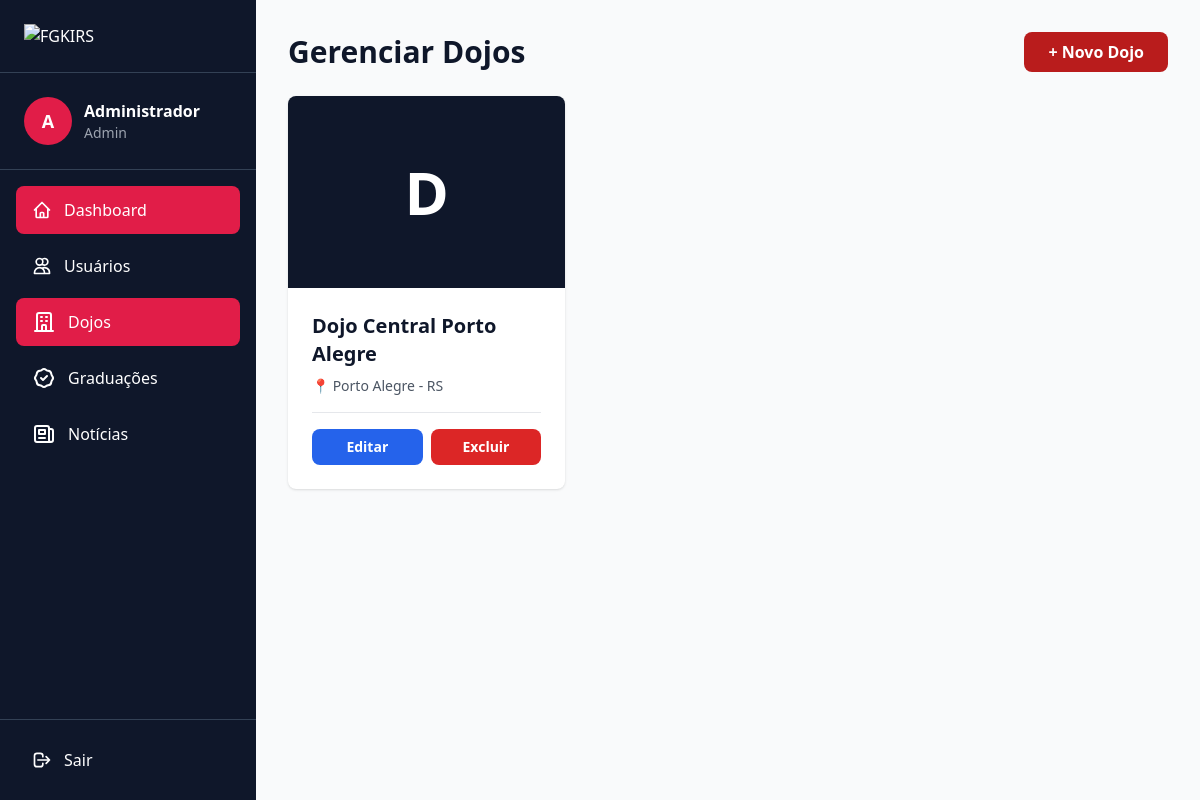
/fgkirs-admin/dojos (signed in), run on the app's committed database.
### tables this page shows
CREATE TABLE IF NOT EXISTS dojos (
    id INT AUTO_INCREMENT PRIMARY KEY,
    name VARCHAR(255) NOT NULL,
    address VARCHAR(500),
    city VARCHAR(100),
    state VARCHAR(2),
    sensei_id INT NULL,
    logo VARCHAR(255),
    created_at TIMESTAMP DEFAULT CURRENT_TIMESTAMP,
    updated_at TIMESTAMP DEFAULT CURRENT_TIMESTAMP ON UPDATE CURRENT_TIMESTAMP,
    INDEX idx_sensei_id (sensei_id)
);

### app/Controllers/Admin/DojoController.php (called while the page is built, shortened)
<?php
class DojoController
{
    private Database $db;
    public function __construct()
    {
        $this->db = Database::getInstance();
    }
    public function index(): void
    {
        $sql = "SELECT d.*, u.name as sensei_name
                FROM dojos d
                LEFT JOIN users u ON d.sensei_id = u.id";
        if (Auth::isSensei()) {
            $sql .= " WHERE d.id = :dojo_id";
            $params = ['dojo_id' => Auth::dojoId()];
        } else {
            $params = [];
        }
        $sql .= " ORDER BY d.name ASC";
        $stmt = $this->db->query($sql, $params);
        $dojos = $stmt->fetchAll(PDO::FETCH_ASSOC);
        require_once __DIR__ . '/../../Views/admin/dojos/index.php';
    }
}

### public/index.php (called while the page is built, shortened)
<?php
require_once __DIR__ . '/../config/config.php';
$router = new Router();
$router->add('GET', '/', 'HomeController@index');
$router->add('GET', '/home', 'HomeController@index');
$router->add('GET', '/login', 'Auth\LoginController@showLoginForm');
$router->add('POST', '/login', 'Auth\LoginController@login');
$router->add('GET', '/logout', 'Auth\LoginController@logout');
$router->add('GET', '/fgkirs-admin', 'Admin\DashboardController@index');
$router->add('GET', '/fgkirs-admin/dashboard/president', 'Admin\DashboardController@president');
$router->add('GET', '/fgkirs-admin/dashboard/sensei', 'Admin\DashboardController@sensei');
$router->add('GET', '/fgkirs-admin/users', 'Admin\UserController@index');
$router->add('GET', '/fgkirs-admin/users/create', 'Admin\UserController@create');
$router->add('POST', '/fgkirs-admin/users/store', 'Admin\UserController@store');
$router->add('GET', '/fgkirs-admin/users/edit/{id}', 'Admin\UserController@edit');
$router->add('POST', '/fgkirs-admin/users/update/{id}', 'Admin\UserController@update');
$router->add('GET', '/fgkirs-admin/users/delete/{id}', 'Admin\UserController@delete');
$router->add('POST', '/fgkirs-admin/users/toggle-status/{id}', 'Admin\UserController@toggleStatus');
$router->add('GET', '/fgkirs-admin/dojos', 'Admin\DojoController@index');
$router->add('GET', '/fgkirs-admin/dojos/create', 'Admin\DojoController@create');
$router->add('POST', '/fgkirs-admin/dojos/store', 'Admin\DojoController@store');
$router->add('GET', '/fgkirs-admin/dojos/edit/{id}', 'Admin\DojoController@edit');
$router->add('POST', '/fgkirs-admin/dojos/update/{id}', 'Admin\DojoController@update');
$router->add('GET', '/fgkirs-admin/dojos/delete/{id}', 'Admin\DojoController@delete');
$router->add('GET', '/fgkirs-admin/graduations', 'Admin\GraduationController@index');
$router->add('GET', '/fgkirs-admin/graduations/history/{id}', 'Admin\GraduationController@history');
$router->add('GET', '/fgkirs-admin/graduations/promote/{id}', 'Admin\GraduationController@promoteForm');
$router->add('POST', '/fgkirs-admin/graduations/promote', 'Admin\GraduationController@promoteStudent');
$router->add('GET', '/fgkirs-admin/posts', 'Admin\PostController@index');
$router->add('GET', '/fgkirs-admin/posts/create', 'Admin\PostController@create');
$router->add('POST', '/fgkirs-admin/posts/store', 'Admin\PostController@store');
$router->add('GET', '/fgkirs-admin/posts/edit/{id}', 'Admin\PostController@edit');
$router->add('POST', '/fgkirs-admin/posts/update/{id}', 'Admin\PostController@update');
$router->add('GET', '/fgkirs-admin/posts/delete/{id}', 'Admin\PostController@delete');
$router->dispatch();

### app/Helpers/Auth.php (called while the page is built, shortened)
<?php
class Auth
{
    public static function check(): bool
    {
        return isset($_SESSION['user_id']) && isset($_SESSION['user_authenticated']);
    }
    public static function role(): ?string
    {
        return $_SESSION['user_role'] ?? null;
    }
    public static function isAdmin(): bool
    {
        return self::check() && self::role() === 'admin';
    }
}

### config/config.php (called while the page is built, shortened)
<?php
spl_autoload_register(function ($class) {
    $path = __DIR__ . '/../app/' . str_replace('\\', '/', $class) . '.php';
});

### app/Core/Database.php (called while the page is built, shortened)
<?php
class Database
{
    private static ?Database $instance = null;
    private PDO $connection;
    private function __construct()
    {
        try {
            $dsn = sprintf(
                'mysql:host=%s;dbname=%s;charset=utf8mb4',
                DB_HOST,
                DB_NAME
            );
            $this->connection = new PDO(
                $dsn,
                DB_USER,
                DB_PASS,
                [
                    PDO::ATTR_ERRMODE => PDO::ERRMODE_EXCEPTION,
                    PDO::ATTR_DEFAULT_FETCH_MODE => PDO::FETCH_ASSOC,
                    PDO::ATTR_EMULATE_PREPARES => false,
                    PDO::MYSQL_ATTR_INIT_COMMAND => 'SET NAMES utf8mb4'
                ]
            );
        } catch (PDOException $e) {
            error_log('Database connection failed: ' . $e->getMessage());
            throw new PDOException('Database connection error. Please check configuration.');
        }
    }
    public static function getInstance(): Database
    {
        if (self::$instance === null) {
            self::$instance = new self();
        }
        return self::$instance;
    }
    public function query(string $sql, array $params = []): \PDOStatement
    {
        try {
            $stmt = $this->connection->prepare($sql);
            $stmt->execute($params);
            return $stmt;
        } catch (PDOException $e) {
            error_log('Query failed: ' . $e->getMessage());
            throw $e;
        }
    }
}

### app/Views/admin/dojos/index.php (the view, shortened to what this page needs)
<?php
require_once __DIR__ . '/../layout/header.php';
?>
<div class="flex flex-col sm:flex-row justify-between items-start sm:items-center mb-6 gap-4">
    <h1 class="text-2xl sm:text-3xl font-bold text-slate-900">Gerenciar Dojos</h1>
    <?php if (Auth::isAdmin()): ?>
    <a href="/admin/dojos/create" class="bg-red-700 hover:bg-red-800 text-white font-semibold py-2 px-6 rounded-lg transition">
        + Novo Dojo
    </a>
    <?php endif; ?>
</div>
<div class="grid grid-cols-1 md:grid-cols-2 lg:grid-cols-3 gap-6">
    <?php if (empty($dojos)): ?>
    <div class="col-span-full bg-white rounded-lg shadow p-8 text-center text-gray-500">
        Nenhum dojo encontrado.
    </div>
    <?php else: ?>
    <?php foreach ($dojos as $dojo): ?>
    <div class="bg-white rounded-lg shadow hover:shadow-lg transition overflow-hidden">
        <div class="h-48 bg-slate-900 flex items-center justify-center p-4">
            <?php if (!empty($dojo['logo'])): ?>
            <img src="/uploads/dojos/<?= htmlspecialchars($dojo['logo']) ?>"
                 alt="<?= htmlspecialchars($dojo['name']) ?>"
                 class="max-h-full max-w-full object-contain">
            <?php else: ?>
            <div class="text-white text-6xl font-bold">
                <?= strtoupper(substr($dojo['name'], 0, 1)) ?>
            </div>
            <?php endif; ?>
        </div>
        <div class="p-6">
            <h3 class="text-xl font-bold text-slate-900 mb-2"><?= htmlspecialchars($dojo['name']) ?></h3>
            <div class="space-y-1 text-sm text-gray-600 mb-4">
                <?php if (!empty($dojo['city'])): ?>
                <p>📍 <?= htmlspecialchars($dojo['city']) ?><?= !empty($dojo['state']) ? ' - ' . htmlspecialchars($dojo['state']) : '' ?></p>
                <?php endif; ?>
            </div>
            <div class="flex gap-2 pt-4 border-t">
                <a href="/admin/dojos/edit/<?= $dojo['id'] ?>"
                   class="flex-1 text-center bg-blue-600 hover:bg-blue-700 text-white font-semibold py-2 px-4 rounded-lg transition text-sm">
                    Editar
                </a>
                <?php if (Auth::isAdmin()): ?>
                <a href="/admin/dojos/delete/<?= $dojo['id'] ?>"
                   data-confirm-delete
                   class="flex-1 text-center bg-red-600 hover:bg-red-700 text-white font-semibold py-2 px-4 rounded-lg transition text-sm">
                    Excluir
                </a>
                <?php endif; ?>
            </div>
        </div>
    </div>
    <?php endforeach; ?>
    <?php endif; ?>
</div>
<?php require_once __DIR__ . '/../layout/footer.php'; ?>

### app/Views/admin/layout/header.php (style rules this page uses)
:root { --red-rio: #b91c1c; --black-belt: #0f172a; }

### data on the page
dojos: name "D", name "Dojo Central Porto Alegre", city "Porto Alegre", state "RS"

### other printed values
substr($currentUser['name'] ?? 'U', 0, 1) "A"
$currentUser['name'] "Administrador"
$currentUser['role'] "Admin"
